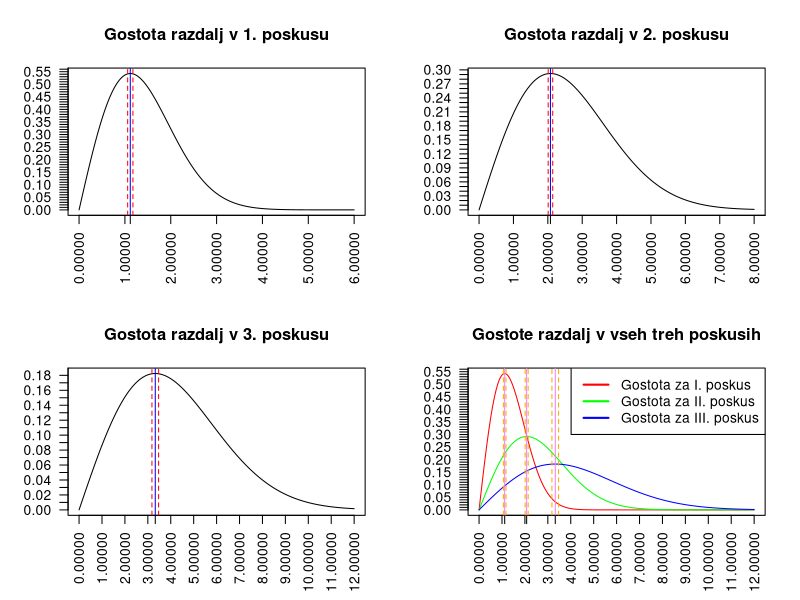

This chart was generated by the following R code:
#Nastavimo mesto datoteke (Po potrebi spremenite na mesto, kamor ste shranili datoteke)
#Npr. setwd("C:/Users/Uporabnik/Documents/GitHub/STAT")

#Naložimo podatke eksperimentov
kratki <- read.csv("Kromatin_kratki.csv")
srednji <- read.csv("Kromatin_srednji.csv")
dolgi <- read.csv("Kromatin_dolgi.csv")

#Za cenilko, ki smo jo pridobili po metodi največjega verjetja, izračunamo
#numerične približke

#Prvi eksperiment
n1 <- nrow(kratki)
x1 <- kratki[, 1]
t1 <- sqrt(sum(x1^2)/(2*n1))

SE1 <- t1*sqrt(1 - (gamma(n1 + 0.5)/(sqrt(n1)*gamma(n1)))^2)

#Drugi eksperiment
n2 <- nrow(srednji)
x2 <- srednji[, 1]
t2 <- sqrt(sum(x2^2)/(2*n2))

# SE2 <- t2*sqrt(1 - (gamma(n2 + 0.5)/(sqrt(n2)*gamma(n2)))^2)
#Pri izračunu gamma(n2) nam R vrne Inf (neskončno). Posledično, nam za SE2 vrne
#vrednost NaN. Zaradi tega bomo tukaj vstavili drugod izračunano vrednost.
#Spletna stran wolframalpha nam vrne numerični rezultat
SE2 <- 0.06589590

#Tretji eksperiment
n3 <- nrow(dolgi)
x3 <- dolgi[, 1]
t3 <- sqrt(sum(x3^2)/(2*n3))

SE3 <- t3*sqrt(1 - (gamma(n3 + 0.5)/(sqrt(n3)*gamma(n3)))^2)


#Zapišimo ocenjene gostote porazdelitve

gostota <- function(y, t) {
# y je vektor razdalj, t skalarni parameter
	if(t != 0) {
		b <- rep(0, length(y))
		for (i in 1:length(y)){
			if(y[i] >0){
				b[i] <- y[i]/(t)^2 * exp(- (y[i]^2) / (2*(t)^2))
			}
			else {
				b[i] <- 0
			}
		}
	}
	return(b)
}

gost1 <- function(r) {
	gostota(r, t1)
}

gost2 <- function(r) {
	gostota(r, t2)
}

gost3 <- function(r) {
	gostota(r, t3)
}

#Za vsak eksperiment še narišemo gostoto porazdelitve

xk <- sort(c(seq(0, 6, 0.001), t1-SE1, t1, t1+SE1))
xs <- sort(c(seq(0, 8, 0.001), t2-SE2, t2, t2+SE2))
xd <- sort(c(seq(0, 12, 0.001), t3-SE3, t3, t3+SE3))

xa <- sort(c(xd, t1-SE1, t1, t1+SE1, t2-SE2, t2, t2+SE2))

par(mfrow=c(2, 2))

plot(xk, gost1(xk), type="l", main="Gostota razdalj v 1. poskusu", xaxt= "n", yaxt = "n", xlab = "", ylab="")
axis(1, at = sort(c(seq(0, 6, 1), round(t1, 5))), las=2)
axis(2, at = seq(0, 0.6, 0.01), las=2)
abline(v = t1, col = "blue")
abline(v = t1-SE1, col = "red", lty = 2, lwd=1)
abline(v = t1+SE1, col = "red", lty = 2, lwd=1)

plot(xs, gost2(xs), type="l", main="Gostota razdalj v 2. poskusu", xaxt= "n", yaxt = "n", xlab = "", ylab="")
axis(1, at = sort(c(seq(0, 10, 1), round(t2, 5))), las=2)
axis(2, at = seq(0, 0.3, 0.01), las=2)
abline(v = t2, col = "blue")
abline(v = t2-SE2, col = "red", lty = 2, lwd=1)
abline(v = t2+SE2, col = "red", lty = 2, lwd=1)

plot(xd, gost3(xd), type="l", main="Gostota razdalj v 3. poskusu", xaxt = "n", yaxt = "n", xlab = "", ylab="")
axis(1, at = sort(c(seq(0, 12, 1), round(t3, 5))), las=2)
axis(2, at = seq(0, 0.2, 0.01), las=2)
abline(v = t3, col = "blue")
abline(v = t3-SE3, col = "red", lty = 2, lwd=1)
abline(v = t3+SE3, col = "red", lty = 2, lwd=1)

plot(xa, gost1(xa), type="l", main="Gostote razdalj v vseh treh poskusih", xaxt= "n", yaxt = "n", xlab = "", ylab="", col="red")
axis(1, at = sort(c(seq(0, 12, 1), round(t1, 5), round(t2, 5), round(t3, 5))), las=2)
axis(2, at = seq(0, 0.6, 0.01), las=2)

lines(xa, gost2(xa), type="l", col="green")
lines(xa, gost3(xa), type="l", col="blue")

abline(v = t1, col = "violet")
abline(v = t1-SE1, col = "orange", lty = 2, lwd=1)
abline(v = t1+SE1, col = "orange", lty = 2, lwd=1)

abline(v = t2, col = "violet")
abline(v = t2-SE2, col = "orange", lty = 2, lwd=1)
abline(v = t2+SE2, col = "orange", lty = 2, lwd=1)

abline(v = t3, col = "violet")
abline(v = t3-SE3, col = "orange", lty = 2, lwd=1)
abline(v = t3+SE3, col = "orange", lty = 2, lwd=1)

legend(x="topright", legend=c("Gostota za I. poskus", "Gostota za II. poskus", "Gostota za III. poskus"), col = c("red", "green", "blue"), lwd=2)

cat("Približek za theta v prvem eksperimentu je", t1, ".")
cat("Standardna napaka v njem pa znaša",SE1, ".")

cat("Približek za theta v drugem eksperimentu je", t2, ".")
cat("Standardna napaka v njem znaša", SE2, ".")

cat("Približek za theta v tretjem eksperimentu je", t3, ".")
cat("Standardna napaka v njem znaša ", SE3, ".")
